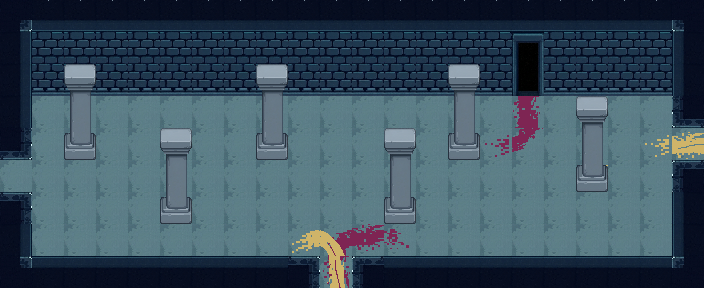

A level layout from a 2D game, rendered from its tile map. Below: a short description, then the map file with its tile-grid data intact:
An orthogonal 22x9 tile map with 32x32 px tiles, 7 tile layers (Wall, Ground, Blood, Queen_Blood, ...), 3 tilesets and 31 objects (3x Library.tmx, 2x Ritual_Chamber.tmx, 2x Disposal.tmx, 2x Queen_Chamber.tmx, guard_1, ...).

<map version="1.10" tiledversion="1.12.0" orientation="orthogonal" renderorder="right-down" width="22" height="9" tilewidth="32" tileheight="32" infinite="0" nextlayerid="34" nextobjectid="78">
 <tileset firstgid="1" source="wallfloor.tsx" />
 <tileset firstgid="301" source="stone.tsx" />
 <tileset firstgid="325" source="bookself.tsx" />
 <layer id="1" name="Wall" width="22" height="9" locked="1">
  <data encoding="csv">
66,102,102,102,102,102,102,102,102,102,102,102,102,102,102,102,102,102,102,102,102,86,
103,63,63,63,63,63,63,63,63,63,63,63,63,63,63,63,63,63,63,63,63,83,
103,64,64,64,64,64,64,64,64,64,64,64,64,64,64,64,64,64,64,64,64,83,
103,0,0,0,0,0,0,0,0,0,0,0,0,0,0,0,0,0,0,0,0,101,
104,0,0,0,0,0,0,0,0,0,0,0,0,0,0,0,0,0,0,0,0,0,
0,0,0,0,0,0,0,0,0,0,0,0,0,0,0,0,0,0,0,0,0,81,
84,0,0,0,0,0,0,0,0,0,0,0,0,0,0,0,0,0,0,0,0,83,
103,0,0,0,0,0,0,0,0,0,0,0,0,0,0,0,0,0,0,0,0,83,
105,82,82,82,82,82,82,82,82,84,0,81,82,82,82,82,82,82,82,82,82,106
</data>
 </layer>
 <layer id="2" name="Ground" width="22" height="9" locked="1">
  <data encoding="csv">
0,0,0,0,0,0,0,0,0,0,0,0,0,0,0,0,0,0,0,0,0,0,
0,0,0,0,0,0,0,0,0,0,0,0,0,0,0,0,0,0,0,0,0,0,
0,0,0,0,0,0,0,0,0,0,0,0,0,0,0,0,0,0,0,0,0,0,
0,61,61,61,61,61,61,61,61,61,61,61,61,61,61,61,61,61,61,61,61,0,
0,61,61,61,61,61,61,61,61,61,61,61,61,61,61,61,61,61,61,61,61,61,
61,61,61,61,61,61,61,61,61,61,61,61,61,61,61,61,61,61,61,61,61,0,
0,61,61,61,61,61,61,61,61,61,61,61,61,61,61,61,61,61,61,61,61,0,
0,61,61,61,61,61,61,61,61,61,61,61,61,61,61,61,61,61,61,61,61,0,
0,0,0,0,0,0,0,0,0,0,61,0,0,0,0,0,0,0,0,0,0,0
</data>
 </layer>
 <layer id="31" name="Blood" width="22" height="9" locked="1">
  <data encoding="csv">
0,0,0,0,0,0,0,0,0,0,0,0,0,0,0,0,0,0,0,0,0,0,
0,0,0,0,0,0,0,0,0,0,0,0,0,0,0,0,0,0,0,0,0,0,
0,0,0,0,0,0,0,0,0,0,0,0,0,0,0,0,0,0,0,0,0,0,
0,0,0,0,0,0,0,0,0,0,0,0,0,0,0,0,415,0,0,0,0,0,
0,0,0,0,0,0,0,0,0,0,0,0,0,0,0,404,426,0,0,0,0,0,
0,0,0,0,0,0,0,0,0,0,0,0,0,0,0,0,0,0,0,0,0,0,
0,0,0,0,0,0,0,0,0,0,0,0,0,0,0,0,0,0,0,0,0,0,
0,0,0,0,0,0,0,0,0,0,413,414,400,0,0,0,0,0,0,0,0,0,
0,0,0,0,0,0,0,0,0,0,412,0,0,0,0,0,0,0,0,0,0,0
</data>
 </layer>
 <layer id="32" name="Queen_Blood" width="22" height="9" locked="1">
  <data encoding="csv">
0,0,0,0,0,0,0,0,0,0,0,0,0,0,0,0,0,0,0,0,0,0,
0,0,0,0,0,0,0,0,0,0,0,0,0,0,0,0,0,0,0,0,0,0,
0,0,0,0,0,0,0,0,0,0,0,0,0,0,0,0,0,0,0,0,0,0,
0,0,0,0,0,0,0,0,0,0,0,0,0,0,0,0,0,0,0,0,0,0,
0,0,0,0,0,0,0,0,0,0,0,0,0,0,0,0,0,0,0,0,480,447,
0,0,0,0,0,0,0,0,0,0,0,0,0,0,0,0,0,0,484,0,0,0,
0,0,0,0,0,0,0,0,0,0,0,0,0,0,0,0,0,0,0,0,0,0,
0,0,0,0,0,0,0,0,0,465,501,0,0,0,0,0,0,0,0,0,0,0,
0,0,0,0,0,0,0,0,0,0,530,0,0,0,0,0,0,0,0,0,0,0
</data>
 </layer>
 <layer id="3" name="Door" width="22" height="9" locked="1">
  <data encoding="csv">
0,0,0,0,0,0,0,0,0,0,0,0,0,0,0,0,0,0,0,0,0,0,
0,0,0,0,0,0,0,0,0,0,0,0,0,0,0,0,65,0,0,0,0,0,
0,0,0,0,0,0,0,0,0,0,0,0,0,0,0,0,85,0,0,0,0,0,
0,0,0,0,0,0,0,0,0,0,0,0,0,0,0,0,0,0,0,0,0,0,
0,0,0,0,0,0,0,0,0,0,0,0,0,0,0,0,0,0,0,0,0,0,
0,0,0,0,0,0,0,0,0,0,0,0,0,0,0,0,0,0,0,0,0,0,
0,0,0,0,0,0,0,0,0,0,0,0,0,0,0,0,0,0,0,0,0,0,
0,0,0,0,0,0,0,0,0,0,0,0,0,0,0,0,0,0,0,0,0,0,
0,0,0,0,0,0,0,0,0,0,0,0,0,0,0,0,0,0,0,0,0,0
</data>
 </layer>
 <layer id="27" name="Stone" width="22" height="9" locked="1">
  <data encoding="csv">
0,0,0,0,0,0,0,0,0,0,0,0,0,0,0,0,0,0,0,0,0,0,
0,0,0,0,0,0,0,0,0,0,0,0,0,0,0,0,0,0,0,0,0,0,
0,0,0,0,0,0,0,0,0,0,0,0,0,0,0,0,0,0,0,0,0,0,
0,0,0,0,0,0,0,0,0,0,0,0,0,0,0,0,0,0,0,0,0,0,
0,0,319,0,0,0,0,0,319,0,0,0,0,0,319,0,0,0,0,0,0,0,
0,0,0,0,0,0,0,0,0,0,0,0,0,0,0,0,0,0,319,0,0,0,
0,0,0,0,0,319,0,0,0,0,0,0,319,0,0,0,0,0,0,0,0,0,
0,0,0,0,0,0,0,0,0,0,0,0,0,0,0,0,0,0,0,0,0,0,
0,0,0,0,0,0,0,0,0,0,0,0,0,0,0,0,0,0,0,0,0,0
</data>
 </layer>
 <objectgroup id="5" name="Wall_Collision" locked="1">
  <object id="23" x="352" y="256" width="352" height="32" />
  <object id="25" x="672" y="160" width="32" height="96" />
  <object id="26" x="672" y="32" width="32" height="96" />
  <object id="28" x="32" y="256" width="288" height="32" />
  <object id="29" x="0" y="192" width="32" height="76" />
  <object id="30" x="0" y="20" width="32" height="140" />
  <object id="33" x="32" y="64" width="480" height="32" />
  <object id="34" x="544" y="64" width="128" height="32" />
  <object id="67" x="699" y="128" width="5" height="32" />
  <object id="68" x="0" y="160" width="5" height="32" />
  <object id="69" x="320" y="283" width="32" height="5" />
  <object id="70" x="480" y="53" width="96" height="32" />
 </objectgroup>
 <objectgroup id="28" name="Guards" locked="1">
  <object id="67" name="guard_1" x="98" y="183.5">
   <polyline points="7,8 111.502,-22.4842 190.97,15.1125 288.994,-22.6058 439.5,16.5" />
  </object>
  <object id="69" name="guard_2" x="246.5" y="111.5" visible="0">
   <polygon points="-10.5,-3 -2.5,115 -72.5036,127.946 -135,112 -106,27.5 10.7992,81.257 153.999,61.171 266,75 265,0.5 187.54,0.170485" />
  </object>
  <object id="70" name="guard_3" x="612" y="127" visible="0">
   <polygon points="20,-10.5 -146.494,-20.3569 -250,-9 -247,114 -151.5,111.5 -168.782,66.0429 -196,-4 -144.955,-21.5898 -95,-3.5 -108,83.5 19.5,83" />
  </object>
 </objectgroup>
 <objectgroup id="6" name="Stone_Collision" locked="1">
  <object id="42" x="64.0737" y="128.001" width="32" height="30.9993" rotation="1.0564" />
  <object id="71" x="256.074" y="128.001" width="32" height="30.9993" rotation="1.0564" />
  <object id="72" x="160.085" y="191.411" width="32" height="31.5893" rotation="1.0564" />
  <object id="73" x="384.074" y="192.001" width="32" height="30.9993" rotation="1.0564" />
  <object id="74" x="448" y="128" width="32" height="31.9946" rotation="1.0564" />
  <object id="75" x="576.074" y="160.001" width="32" height="30.9993" rotation="1.0564" />
 </objectgroup>
 <objectgroup id="26" name="Ritual_Chamber" locked="1">
  <object id="66" name="Ritual_Chamber.tmx" x="512" y="64" width="32" height="32" />
 </objectgroup>
 <objectgroup id="7" name="Disposal_Chamber" locked="1">
  <object id="56" name="Disposal.tmx" x="320" y="256" width="32" height="32" />
 </objectgroup>
 <objectgroup id="8" name="Queen_Chamber" locked="1">
  <object id="54" name="Queen_Chamber.tmx" x="672" y="128" width="32" height="32" />
 </objectgroup>
 <objectgroup id="9" name="Library_Chamber" locked="1">
  <object id="57" name="Library.tmx" x="0" y="160" width="32" height="32" />
 </objectgroup>
 <objectgroup id="10" name="SpawnPoints" locked="1">
  <object id="60" name="Ritual_Chamber.tmx" x="528" y="112">
   <point />
  </object>
  <object id="63" name="Library.tmx" x="15" y="181">
   <point />
  </object>
  <object id="64" name="Library.tmx" x="330" y="272">
   <point />
  </object>
  <object id="64" name="Disposal.tmx" x="330" y="272">
   <point />
  </object>
  <object id="65" name="Queen_Chamber.tmx" x="665.655" y="145.41">
   <point />
  </object>
 </objectgroup>
 <objectgroup id="30" name="Doors" locked="1">
  <object id="77" name="door_exit" x="320" y="281.182" width="32" height="4.81818">
   <properties>
    <property name="keyName" value="gold_key" />
    <property name="requiresKey" type="bool" value="true" />
   </properties>
  </object>
 </objectgroup>
 <layer id="28" name="Overhead" width="22" height="9" locked="1">
  <data encoding="csv">
0,0,0,0,0,0,0,0,0,0,0,0,0,0,0,0,0,0,0,0,0,0,
0,0,0,0,0,0,0,0,0,0,0,0,0,0,0,0,0,0,0,0,0,0,
0,0,303,0,0,0,0,0,303,0,0,0,0,0,303,0,0,0,0,0,0,0,
0,0,311,0,0,0,0,0,311,0,0,0,0,0,311,0,0,0,303,0,0,0,
0,0,0,0,0,303,0,0,0,0,0,0,303,0,0,0,0,0,311,0,0,0,
0,0,0,0,0,311,0,0,0,0,0,0,311,0,0,0,0,0,0,0,0,0,
0,0,0,0,0,0,0,0,0,0,0,0,0,0,0,0,0,0,0,0,0,0,
0,0,0,0,0,0,0,0,0,0,0,0,0,0,0,0,0,0,0,0,0,0,
0,0,0,0,0,0,0,0,0,0,0,0,0,0,0,0,0,0,0,0,0,0
</data>
 </layer>
</map>
